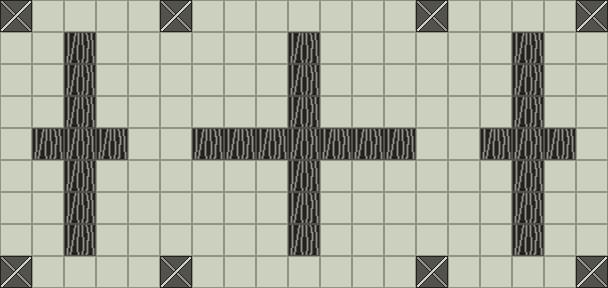

Rendered tile map (Tiled .tmx) drawn with the repository's tilesets; below, a short description and the full map source, tile grids included:
An orthogonal 19x9 tile map with 32x32 px tiles, 1 tile layer (Tile Layer).

<map version="1.0" orientation="orthogonal" renderorder="right-down" width="19" height="9" tilewidth="32" tileheight="32" infinite="0" backgroundcolor="#8f9389" nextlayerid="3" nextobjectid="512">
<tileset firstgid="1" name="tileset" tilewidth="32" tileheight="32" tilecount="1024" columns="5">
<image source="../tileset.png" width="160" height="160" />
</tileset>
<layer id="1" name="Tile Layer" width="19" height="9">
<data encoding="csv">
2,1,1,1,1,2,1,1,1,1,1,1,1,2,1,1,1,1,2,
1,1,11,1,1,1,1,1,1,11,1,1,1,1,1,1,11,1,1,
1,1,11,1,1,1,1,1,1,11,1,1,1,1,1,1,11,1,1,
1,1,11,1,1,1,1,1,1,11,1,1,1,1,1,1,11,1,1,
1,11,11,11,1,1,11,11,11,11,11,11,11,1,1,11,11,11,1,
1,1,11,1,1,1,1,1,1,11,1,1,1,1,1,1,11,1,1,
1,1,11,1,1,1,1,1,1,11,1,1,1,1,1,1,11,1,1,
1,1,11,1,1,1,1,1,1,11,1,1,1,1,1,1,11,1,1,
2,1,1,1,1,2,1,1,1,1,1,1,1,2,1,1,1,1,2
</data>
</layer>
<objectgroup id="2" name="Object Layer">
</objectgroup>
</map>
